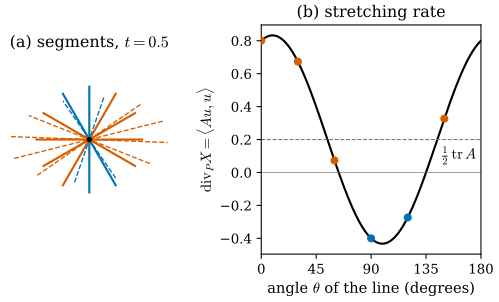

Write the Python code that produced this figure.
"""Figure 46.3.2: the tangential divergence div_P X is the rate at which a short piece with direction P is stretched.

Linear vector field X(x) = A x with A = [[0.8, 0.5], [-0.1, -0.4]] (div X = tr A = 0.4).
(a) unit segments through the origin in six directions (solid) and their images under the flow exp(tA) at t = 0.5
(dashed): some are stretched, some shrink.
(b) the stretching rate d/dt |exp(tA) u| at t = 0, which equals <A u, u> = tr(P(theta) A) = div_P X, against the angle
theta of the line; the dashed line is its average tr(A)/2 = 0.2, the dots are the six directions of (a).

Run from the project root: PYTHONPATH=tools python3 chapters/46-varifold-background/figures/fig-46-3-2-stretching.py
"""
import sys
from pathlib import Path

import numpy as np

sys.path.insert(0, str(Path(__file__).resolve().parents[1] / "lib"))
import dgfig  # noqa: E402

dgfig.setup()
import matplotlib.pyplot as plt  # noqa: E402

import var46 as v  # noqa: E402

C = dgfig.COLORS
A = np.array([[0.8, 0.5], [-0.1, -0.4]])


def expm(M, t):
    """exp(t M) by eigen-decomposition (A is diagonalisable with real eigenvalues)."""
    w, Q = np.linalg.eig(M)
    return (Q @ np.diag(np.exp(t * w)) @ np.linalg.inv(Q)).real


def rate(theta):
    return np.array([v.tangential_div(P, A) for P in v.line_proj(np.atleast_1d(theta))])


# self-checks: rate = <Au, u> = 0.2 + 0.6 cos 2 theta + 0.2 sin 2 theta; average = tr A / 2; finite differences agree
th = np.linspace(0, np.pi, 721)
r = rate(th)
assert np.allclose(r, 0.2 + 0.6 * np.cos(2 * th) + 0.2 * np.sin(2 * th))
assert abs(np.mean(r[:-1]) - 0.5 * np.trace(A)) < 1e-12
for t0 in (0.0, 0.7, 2.0):
    u = np.array([np.cos(t0), np.sin(t0)])
    h = 1e-6
    fd = (np.linalg.norm(expm(A, h) @ u) - np.linalg.norm(expm(A, -h) @ u)) / (2 * h)
    assert abs(fd - u @ A @ u) < 1e-8

dirs = np.radians([0, 30, 60, 90, 120, 150])
T = 0.5
E = expm(A, T)

fig, axes = plt.subplots(1, 2, figsize=(6.4, 3.1), gridspec_kw={"width_ratios": [1, 1.3], "wspace": 0.45})
ax = axes[0]
for t0 in dirs:
    u = np.array([np.cos(t0), np.sin(t0)])
    w = E @ u
    grows = u @ A @ u > 0
    col = C["normal"] if grows else C["tangent"]
    ax.plot([-u[0], u[0]], [-u[1], u[1]], color=col, lw=1.6)
    ax.plot([-w[0], w[0]], [-w[1], w[1]], color=col, lw=1.0, ls="--")
ax.plot(0, 0, "o", color=C["main"], ms=3)
ax.set_aspect("equal")
lim = 1.6
ax.set_xlim(-lim, lim)
ax.set_ylim(-lim, lim)
ax.set_axis_off()
ax.set_title(r"(a) segments, $t = 0.5$", fontsize=12)

ax = axes[1]
ax.plot(np.degrees(th), r, color=C["main"], lw=1.6)
ax.axhline(0.5 * np.trace(A), color=C["aux"], lw=0.8, ls="--")
ax.axhline(0.0, color=C["aux"], lw=0.5)
rd = rate(dirs)
ax.scatter(np.degrees(dirs), rd, c=[C["normal"] if x > 0 else C["tangent"] for x in rd], s=28, zorder=3)
ax.text(176, 0.5 * np.trace(A) - 0.04, r"$\frac{1}{2}\,\mathrm{tr}\,A$", fontsize=11, ha="right", va="top")
ax.set_xlabel(r"angle $\theta$ of the line (degrees)")
ax.set_ylabel(r"$\mathrm{div}_P X = \langle Au, u\rangle$")
ax.set_xticks([0, 45, 90, 135, 180])
ax.set_xlim(0, 180)
ax.set_title(r"(b) stretching rate", fontsize=12)

dgfig.save(fig, __file__)
print("rates at 0..150:", np.round(rd, 4), " range:", round(r.min(), 4), round(r.max(), 4))
